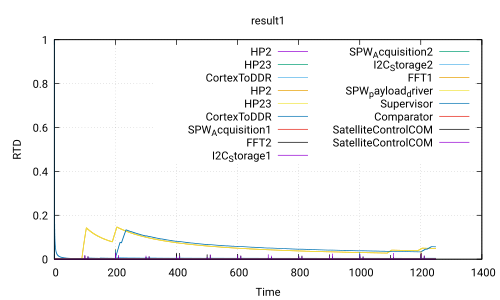

This chart was generated by the following gnuplot code:
 set title 'result1'
 set ylabel 'RTD'
 set xlabel 'Time'
 set grid
 set term pdf
 set output 'Use_case_DoubleCamera_Safety.ATIPPIC.executable220.0_100.0.pdf'
 plot 'Use_case_DoubleCamera_Safety.ATIPPIC.executable220.0_100.0.csv' using 1:2 with lines title 'HP2','Use_case_DoubleCamera_Safety.ATIPPIC.executable220.0_100.0.csv' using 1:3 with lines title 'HP23','Use_case_DoubleCamera_Safety.ATIPPIC.executable220.0_100.0.csv' using 1:4 with lines title 'CortexToDDR','Use_case_DoubleCamera_Safety.ATIPPIC.executable220.0_100.0.csv' using 1:5 with lines title 'HP2','Use_case_DoubleCamera_Safety.ATIPPIC.executable220.0_100.0.csv' using 1:6 with lines title 'HP23','Use_case_DoubleCamera_Safety.ATIPPIC.executable220.0_100.0.csv' using 1:7 with lines title 'CortexToDDR','Use_case_DoubleCamera_Safety.ATIPPIC.executable220.0_100.0.csv' using 1:8 with lines title 'SPW_Acquisition1','Use_case_DoubleCamera_Safety.ATIPPIC.executable220.0_100.0.csv' using 1:9 with lines title 'FFT2','Use_case_DoubleCamera_Safety.ATIPPIC.executable220.0_100.0.csv' using 1:10 with lines title 'I2C_Storage1','Use_case_DoubleCamera_Safety.ATIPPIC.executable220.0_100.0.csv' using 1:11 with lines title 'SPW_Acquisition2','Use_case_DoubleCamera_Safety.ATIPPIC.executable220.0_100.0.csv' using 1:12 with lines title 'I2C_Storage2','Use_case_DoubleCamera_Safety.ATIPPIC.executable220.0_100.0.csv' using 1:13 with lines title 'FFT1','Use_case_DoubleCamera_Safety.ATIPPIC.executable220.0_100.0.csv' using 1:14 with lines title 'SPW_payload_driver','Use_case_DoubleCamera_Safety.ATIPPIC.executable220.0_100.0.csv' using 1:15 with lines title 'Supervisor','Use_case_DoubleCamera_Safety.ATIPPIC.executable220.0_100.0.csv' using 1:16 with lines title 'Comparator','Use_case_DoubleCamera_Safety.ATIPPIC.executable220.0_100.0.csv' using 1:17 with lines title 'SatelliteControlCOM','Use_case_DoubleCamera_Safety.ATIPPIC.executable220.0_100.0.csv' using 1:18 with lines title 'SatelliteControlCOM'
